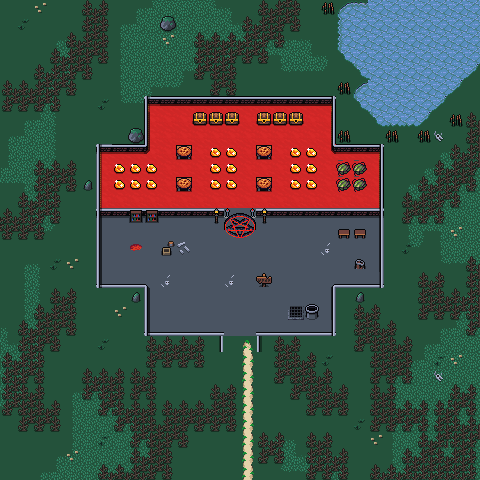

Tiled map render using the project's own tile images. Description and the map definition, with tile-layer contents summarised, below:
An orthogonal 30x30 tile map with 16x16 px tiles, 4 tile layers (Background, Walls, Ornamental Walls, Clutter), 4 tilesets and 3 objects (dialog).

<map version="1.10" tiledversion="1.10.1" orientation="orthogonal" renderorder="right-down" width="30" height="30" tilewidth="16" tileheight="16" infinite="0" nextlayerid="11" nextobjectid="84">
 <editorsettings>
  <export target="wastetown..tmx" format="tmx" />
 </editorsettings>
 <tileset firstgid="1" source="../../tileset/main.tsx" />
 <tileset firstgid="10113" source="../../tileset/buildings.tsx" />
 <tileset firstgid="11905" source="../../tileset/FarmFood.tsx" />
 <tileset firstgid="16001" source="../../tileset/buildings-nocollide.tsx" />
 <layer id="10" name="Background" width="30" height="30">
  <data>[900 cells, 900 non-empty, 9 distinct tile ids]</data>
 </layer>
 <layer id="2" name="Walls" width="30" height="30">
  <data>[900 cells, 393 non-empty, 28 distinct tile ids]</data>
 </layer>
 <layer id="7" name="Ornamental Walls" width="30" height="30">
  <data>[900 cells, 322 non-empty, 25 distinct tile ids]</data>
 </layer>
 <layer id="3" name="Clutter" width="30" height="30">
  <properties>
   <property name="spriteLayer" type="bool" value="true" />
  </properties>
  <data>[900 cells, 154 non-empty, 34 distinct tile ids]</data>
 </layer>
 <objectgroup id="4" name="Objects">
  <object id="38" template="../../obj/entry_up.tx" x="238.666" y="480.166">
   <properties>
    <property name="teleport" value="" />
   </properties>
  </object>
  <object id="78" template="../../obj/door_down.tx" x="232.5" y="235.5">
   <properties>
    <property name="teleport" value="../common/maps/map/demontower/portal_2B.tmx" />
    <property name="teleportObjectId" value="69" />
   </properties>
  </object>
  <object id="83" template="../../obj/dialog.tx" type="dialog" gid="11530" x="258" y="288.667" width="16" height="16" visible="1">
   <properties>
    <property name="dialog">[
  {
    "text":"The inscription reads: Congratulations Adventurer! Just for finding this place you have won a prize!",
    "options":[
      { "name":"Happily walk toward your prize" }
]
}
]</property>
   </properties>
  </object>
 </objectgroup>
</map>
